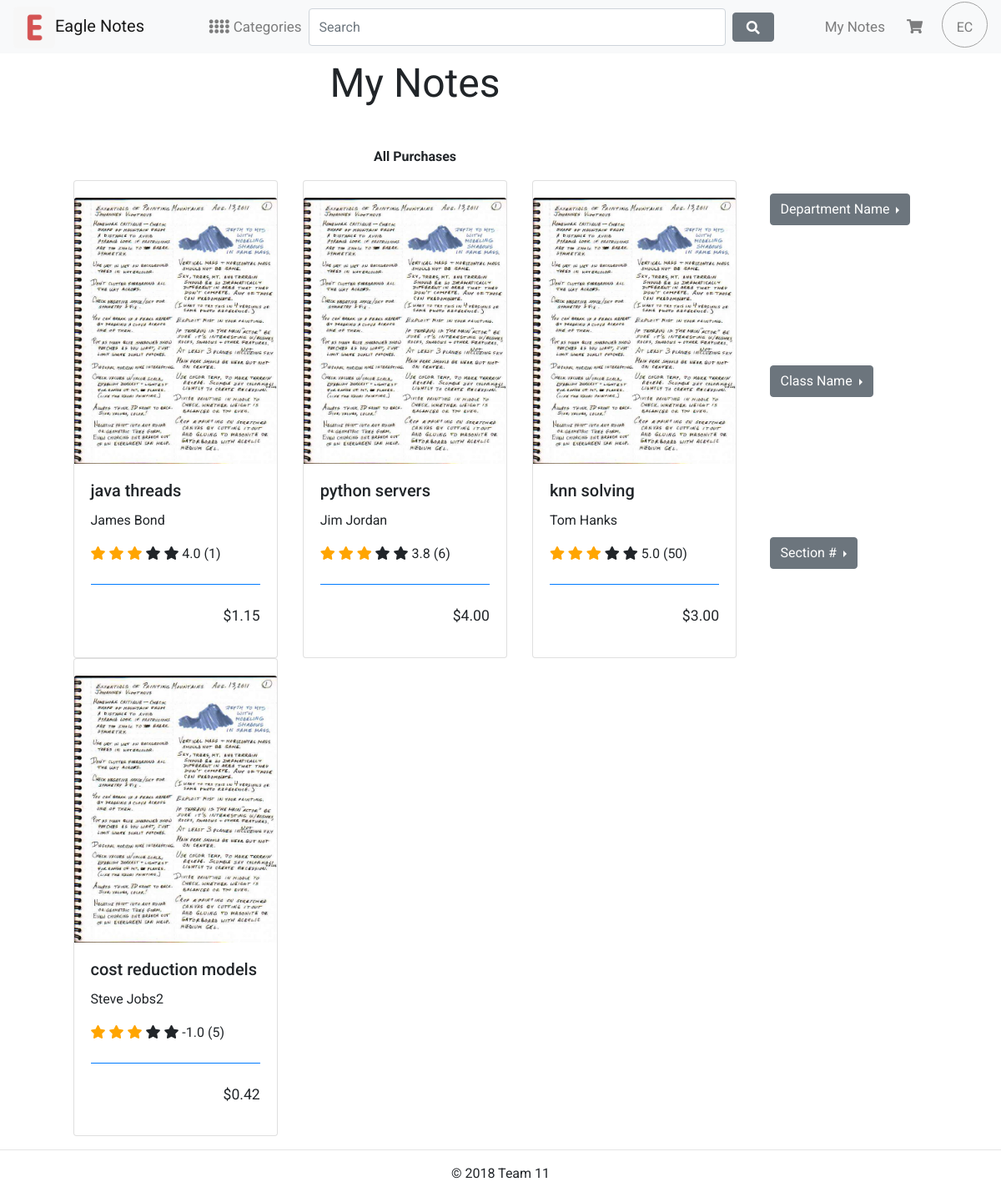
/mynotes/, run on the app's committed database.
### market/models.py (models this page shows, shortened)
class Notes(models.Model):
    note_name = models.CharField(max_length=60, unique = True)
    slug = models.SlugField(max_length=80,unique= True)
    note_summary = models.TextField(blank=True)
    category = models.ForeignKey(Category, on_delete=models.CASCADE)
    note_price = models.DecimalField(max_digits =10, decimal_places = 2)
    note_snippet = models.ImageField(upload_to = 'Notes', blank = True)
    note_image1 = models.ImageField(upload_to = 'Notes', blank = True)
    note_image2 = models.ImageField(upload_to = 'Notes', blank = True)
    note_image3 = models.ImageField(upload_to = 'Notes', blank = True)
    note_date_created = models.DateTimeField(auto_now_add=True)
    note_updated= models.DateTimeField(auto_now= True)
    note_times_purchased = models.IntegerField(default=0)
    ratings = models.DecimalField(max_digits =3, decimal_places = 1)
    note_uploader_user = models.CharField(max_length=60)
    def prod_id(self):
        return self.id
    def get_selected_note_url(self):
        return reverse('mynotes:selected_note', args=[self.prod_id()])
    class Meta:
        ordering = ('note_name',)
        verbose_name = 'note'
        verbose_name_plural = 'notes'

### mynotes/views.py (the view)
# urls.py: path('', views.mynotes,name="mynotes"),
def mynotes(request):
    ids_list = []
    purchases_notes_ids = MyPurchases.objects.all()
    for x in purchases_notes_ids:
        ids_list.append(x.notes_id)
    print(ids_list)
    print(purchases_notes_ids)
    notes_purchased_list = []
    for x in ids_list:
        print(x)
        notes_purchased_list.append(Notes.objects.get(id=x))
    print(notes_purchased_list)
    return render(request, "mynotes/notes.html", {'mynotes':'mynotestest','ids':ids_list,'notes_purchased':notes_purchased_list})

### mynotes/templates/mynotes/notes.html (shortened to what this page needs)
{% extends "base.html" %}
{% load staticfiles %}
{%block content%}
    <div class="row">
        <div class="col-1">
        </div>
        <div class="col-8">
          <p class="text-center page_title">My Notes</p>
          <br>
          <p class="text-center title">All Purchases</p>
    <div class="row">
      {% for note in notes_purchased%}
      {% if forloop.first %}
       <div class="card-deck">
      {%endif%}
      {% if forloop.counter|divisibleby:3 %}
      <div class="card" style="">
        <a href="{{note.get_selected_note_url}}"><img class="card-img-top" src="{{note.note_snippet.url}}" alt="Card image cap" style="max-height:320px; max-width: 350px; margin-top: 20px;"></a>
        <div class="card-body">
          <h5 class="card-title">{{note.note_name}}</h5>
         <p class="smaller_lighter">{{note.note_uploader_user}}</p>
         <div >
            <span class="fa fa-star checked star" style=""></span>
            <span class="fa fa-star checked star"></span>
            <span class="fa fa-star checked star"></span>
            <span class="fa fa-star star"></span>
            <span class="fa fa-star star"></span>
            <span class = "rating_info rating_number">{{note.ratings}}</span>
            <span class = "rating_info smaller_lighter">({{ note.note_times_purchased }})</span>
          </div>
          <br>
          <div class="card-footer bg-transparent border-primary width:100%;">
        </div>
          <p style=" float:right;font-size:1.1em;">${{note.note_price}}</p>
        </div>
      </div>
        </div>
        <br>
        <br>
         <div class="card-deck">
         {%else%}
         <div class="card" style="width: 30%;">
           <a href="{{note.get_selected_note_url}}"><img class="card-img-top" src="{{note.note_snippet.url}}" alt="Card image cap" style="max-height:320px; max-width: 300px; margin-top: 20px;"></a>
           <div class="card-body">
             <h5 class="card-title">{{note.note_name}}</h5>
            <p class="smaller_lighter">{{note.note_uploader_user}}</p>
            <div >
               <span class="fa fa-star checked star" style=""></span>
               <span class="fa fa-star checked star"></span>
               <span class="fa fa-star checked star"></span>
               <span class="fa fa-star star"></span>
               <span class="fa fa-star star"></span>
               <span class = "rating_info rating_number">{{note.ratings}}</span>
               <span class = "rating_info smaller_lighter">({{ note.note_times_purchased }})</span>
             </div>
             <br>
             <div class="card-footer bg-transparent border-primary width:100%;">
           </div>
             <p style=" float:right;font-size:1.1em;">${{note.note_price}}</p>
           </div>
         </div>
         {%endif%}
      {%endfor%}
</div>
</div>
        </div>
        <div class="col-3">
            <br>
            <br>
            <br>
            <br>
            <br>
            <br>
            <br>
                <div class="dropright">
                        <button class="btn btn-secondary dropdown-toggle" type="button" id="dropdownMenuButton" data-toggle="dropdown" aria-haspopup="true" aria-expanded="false">
                          Department Name
                        </button>
                </div>
                <br>
                <br>
                <br>
                <br>
                <br>
                <br>
                <br>
                <div class="dropright">
                        <button class="btn btn-secondary dropdown-toggle" type="button" id="dropdownMenuButton" data-toggle="dropdown" aria-haspopup="true" aria-expanded="false">
                          Class Name
                        </button>
                </div>
                <br>
                <br>
                <br>
                <br>
                <br>
                <br>
                <br>
                <div class="dropright">
                        <button class="btn btn-secondary dropdown-toggle" type="button" id="dropdownMenuButton" data-toggle="dropdown" aria-haspopup="true" aria-expanded="false">
                          Section #
                        </button>
                </div>
            </div>
        </div>
{%endblock%}

### ntc/static/css/custom.css (style rules this page uses)
body { font-family: 'Roboto', sans-serif; }

### ntc/static/css/notes.css (style rules this page uses)
.page_title { font-size: 3em; }
.title { font-size: 1em; font-weight: bold; }
.checked { color: orange; }

### data on the page
Notes: note_snippet (picture), note_name "java threads", note_uploader_user "James Bond", ratings "4.0", note_times_purchased "1", note_price "1.15"
Notes: note_snippet (picture), note_name "python servers", note_uploader_user "Jim Jordan", ratings "3.8", note_times_purchased "6", note_price "4.00"
Notes: note_snippet (picture), note_name "knn solving", note_uploader_user "Tom Hanks", ratings "5.0", note_times_purchased "50", note_price "3.00"
Notes: note_snippet (picture), note_name "cost reduction models", note_uploader_user "Steve Jobs2", ratings "-1.0", note_times_purchased "5", note_price "0.42"
